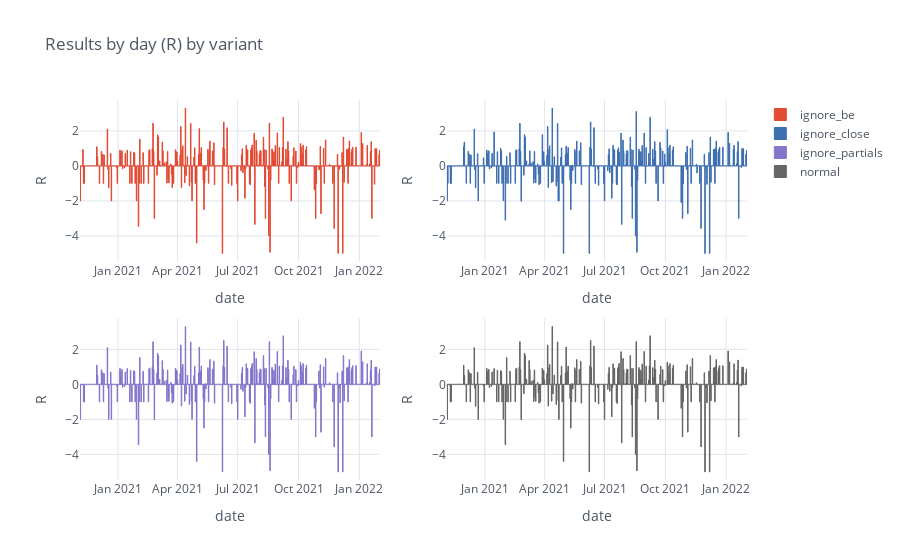

The notebook cell saved with this chart:
### Code cell
get_attr_multi(multi, 'result').groupby(pd.Grouper(freq='D')).sum().iplot(kind='bar', subplots=True,
    title='Results by day (R) by variant', xTitle='date', yTitle='R', opacity=1, bargroupgap=0.1)

### Figure 1 — Plotly figure (JSON) as saved in the notebook; plotly's stock layout.template omitted (floating-point values rounded to 4 significant figures; data arrays with more than 128 entries replaced by an {"elided": "..."} marker saying what was removed)
{"data": [{"marker": {"color": "rgba(226, 74, 51, 1)", "line": {"color": "rgba(226, 74, 51, 1.0)", "width": 1}}, "name": "ignore_be", "orientation": "v", "text": "", "type": "bar", "x": {"elided": "454 str values"}, "xaxis": "x", "y": {"elided": "454 float values"}, "yaxis": "y"}, {"marker": {"color": "rgba(62, 111, 176, 1)", "line": {"color": "rgba(62, 111, 176, 1.0)", "width": 1}}, "name": "ignore_close", "orientation": "v", "text": "", "type": "bar", "x": {"elided": "454 str values"}, "xaxis": "x2", "y": {"elided": "454 float values"}, "yaxis": "y2"}, {"marker": {"color": "rgba(132, 118, 202, 1)", "line": {"color": "rgba(132, 118, 202, 1.0)", "width": 1}}, "name": "ignore_partials", "orientation": "v", "text": "", "type": "bar", "x": {"elided": "454 str values"}, "xaxis": "x3", "y": {"elided": "454 float values"}, "yaxis": "y3"}, {"marker": {"color": "rgba(101, 101, 101, 1)", "line": {"color": "rgba(101, 101, 101, 1.0)", "width": 1}}, "name": "normal", "orientation": "v", "text": "", "type": "bar", "x": {"elided": "454 str values"}, "xaxis": "x4", "y": {"elided": "454 float values"}, "yaxis": "y4"}], "layout": {"bargroupgap": 0.1, "legend": {"bgcolor": "#FFFFFF", "font": {"color": "#4D5663"}}, "paper_bgcolor": "#FFFFFF", "plot_bgcolor": "#FFFFFF", "title": {"font": {"color": "#4D5663"}, "text": "Results by day (R) by variant"}, "xaxis": {"anchor": "y", "domain": [0, 0.45], "gridcolor": "#E1E5ED", "showgrid": true, "tickfont": {"color": "#4D5663"}, "title": {"font": {"color": "#4D5663"}, "text": "date"}, "zerolinecolor": "#E1E5ED"}, "xaxis2": {"anchor": "y2", "domain": [0.55, 1], "gridcolor": "#E1E5ED", "showgrid": true, "tickfont": {"color": "#4D5663"}, "title": {"font": {"color": "#4D5663"}, "text": "date"}, "zerolinecolor": "#E1E5ED"}, "xaxis3": {"anchor": "y3", "domain": [0, 0.45], "gridcolor": "#E1E5ED", "showgrid": true, "tickfont": {"color": "#4D5663"}, "title": {"font": {"color": "#4D5663"}, "text": "date"}, "zerolinecolor": "#E1E5ED"}, "xaxis4": {"anchor": "y4", "domain": [0.55, 1], "gridcolor": "#E1E5ED", "showgrid": true, "tickfont": {"color": "#4D5663"}, "title": {"font": {"color": "#4D5663"}, "text": "date"}, "zerolinecolor": "#E1E5ED"}, "yaxis": {"anchor": "x", "domain": [0.575, 1], "gridcolor": "#E1E5ED", "showgrid": true, "tickfont": {"color": "#4D5663"}, "title": {"font": {"color": "#4D5663"}, "text": "R"}, "zerolinecolor": "#E1E5ED"}, "yaxis2": {"anchor": "x2", "domain": [0.575, 1], "gridcolor": "#E1E5ED", "showgrid": true, "tickfont": {"color": "#4D5663"}, "title": {"font": {"color": "#4D5663"}, "text": "R"}, "zerolinecolor": "#E1E5ED"}, "yaxis3": {"anchor": "x3", "domain": [0, 0.425], "gridcolor": "#E1E5ED", "showgrid": true, "tickfont": {"color": "#4D5663"}, "title": {"font": {"color": "#4D5663"}, "text": "R"}, "zerolinecolor": "#E1E5ED"}, "yaxis4": {"anchor": "x4", "domain": [0, 0.425], "gridcolor": "#E1E5ED", "showgrid": true, "tickfont": {"color": "#4D5663"}, "title": {"font": {"color": "#4D5663"}, "text": "R"}, "zerolinecolor": "#E1E5ED"}}}
